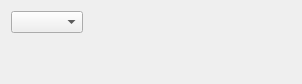
<?xml version="1.0" encoding="UTF-8"?>
<ui version="4.0">
 <class>PrimaryBasisTab</class>
 <widget class="QWidget" name="PrimaryBasisTab">
  <property name="geometry">
   <rect>
    <x>0</x>
    <y>0</y>
    <width>302</width>
    <height>84</height>
   </rect>
  </property>
  <property name="windowTitle">
   <string>Form</string>
  </property>
  <layout class="QVBoxLayout" name="verticalLayout">
   <item>
    <layout class="QHBoxLayout" name="horizontalLayout">
     <item>
      <widget class="QComboBox" name="qui_primary_basis"/>
     </item>
     <item>
      <spacer name="horizontalSpacer">
       <property name="orientation">
        <enum>Qt::Horizontal</enum>
       </property>
       <property name="sizeHint" stdset="0">
        <size>
         <width>53</width>
         <height>20</height>
        </size>
       </property>
      </spacer>
     </item>
    </layout>
   </item>
   <item>
    <spacer name="verticalSpacer">
     <property name="orientation">
      <enum>Qt::Vertical</enum>
     </property>
     <property name="sizeHint" stdset="0">
      <size>
       <width>20</width>
       <height>21</height>
      </size>
     </property>
    </spacer>
   </item>
  </layout>
 </widget>
 <resources/>
 <connections/>
</ui>
